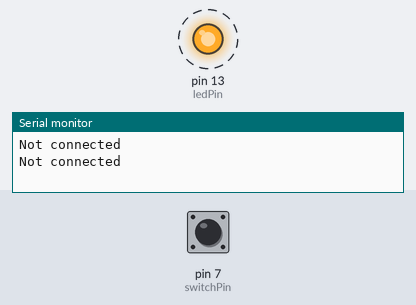
A sketch run on a simulated Arduino Uno, built with avr-gcc and run on an emulated ATmega328P. Parts: output pins drawn as LEDs (lit = HIGH), the last lines printed to the serial monitor. Dashed ring = blinking. Inputs (shaded band) come from the test bench; at power-on: pin 7 (switchPin) HIGH.

Above: at 4.8 s.
4.9 s: pin 7 (switchPin) pulled LOW for 2.35 s
At 7.8 s:
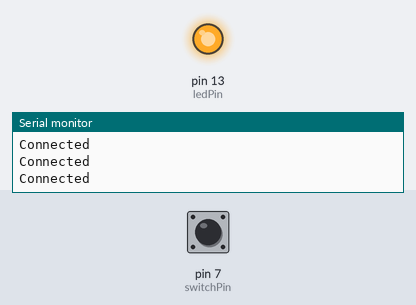
At 9.2 s:
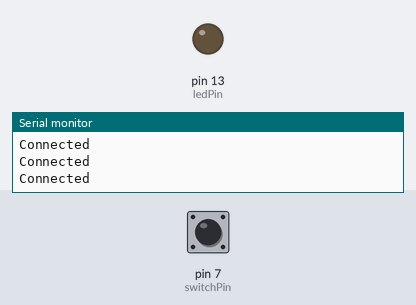
Timing chart, 0 to 14.7 s (numbered marks = the images above; inputs shaded):
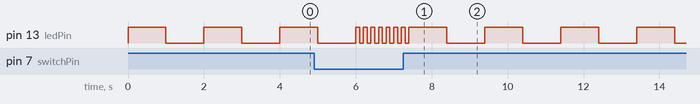

The sketch:

first.ino
```cpp
//инициализация пинов
int ledPin = 13; //светодиод
int switchPin = 7; //7 пин на плате

void setup()
{
 pinMode (ledPin, OUTPUT);// светодиод как выход
 pinMode (switchPin, INPUT_PULLUP);// 7 пин как вход
 Serial.begin(9600); // установка скорости порта
}

void loop()
{
  //если напряжения на 7 пине нет, то светодиод моргает быстро. провод замкнут
if(digitalRead(switchPin)==LOW) {
    flashLed(100);
    Serial.println("Connected");
}

// если провод разомкнут, на 7 пине есть напряжение, то светодиод моргает медленно
else{flashLed(1000);
Serial.println("Not connected");
}

}

//функция моргания светодиода
void flashLed(int delayPeriod)
{
digitalWrite(ledPin, HIGH);
delay(delayPeriod);
digitalWrite(ledPin,LOW);
delay(delayPeriod);
}
```
